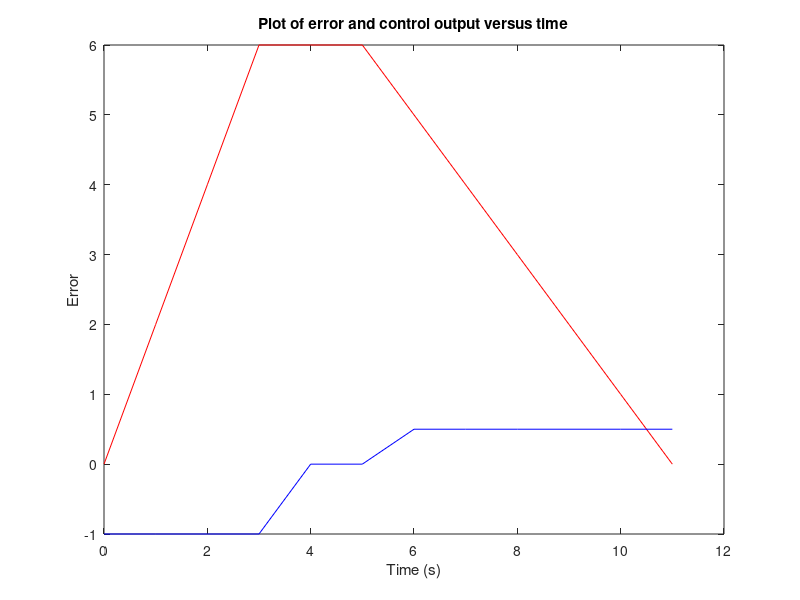

This figure's MATLAB source:
error =[0,2,4,6,6,6,5,4,3,2,1,0];
time = [0,1,2,3,4,5,6,7,8,9,10,11];
U_t = zeros(1,12);
plot(time,error,'-r');
hold on;
for i=1:12
  if (i<=4)
    U_t(i) = -1;
  elseif ((i>4) && (i<=6))
    U_t(i) = 0;
  elseif (i>6)
    U_t(i) = 0.5;
  end
end

plot(time,U_t,'-b')
hold on;

xlabel('Time (s)','LineWidth',2);
ylabel('Error','LineWidth',2);
title('Plot of error and control output versus time','LineWidth',5);
